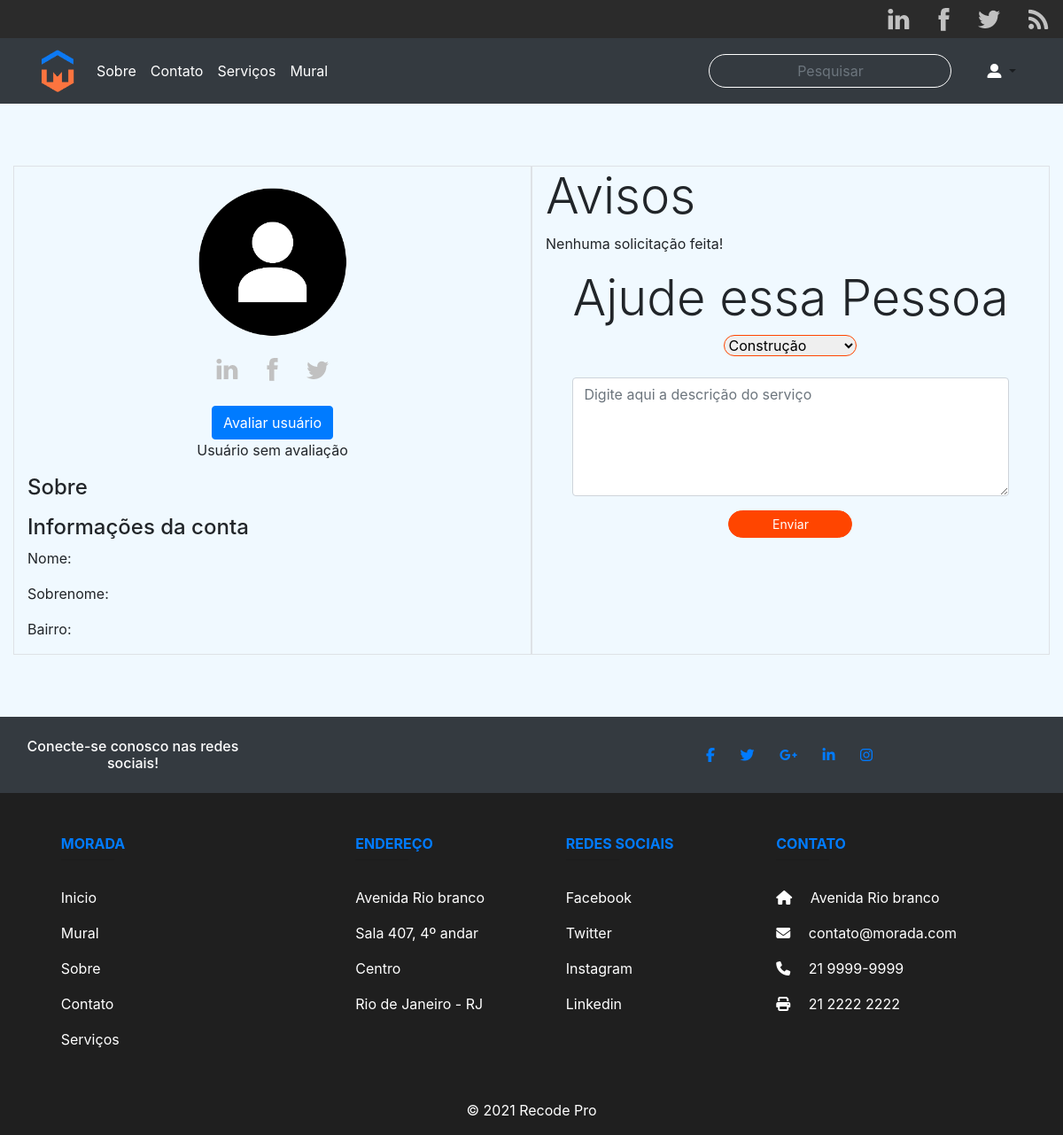
/perfilpublico.php?id=1, run on an earlier commit of the app's database.
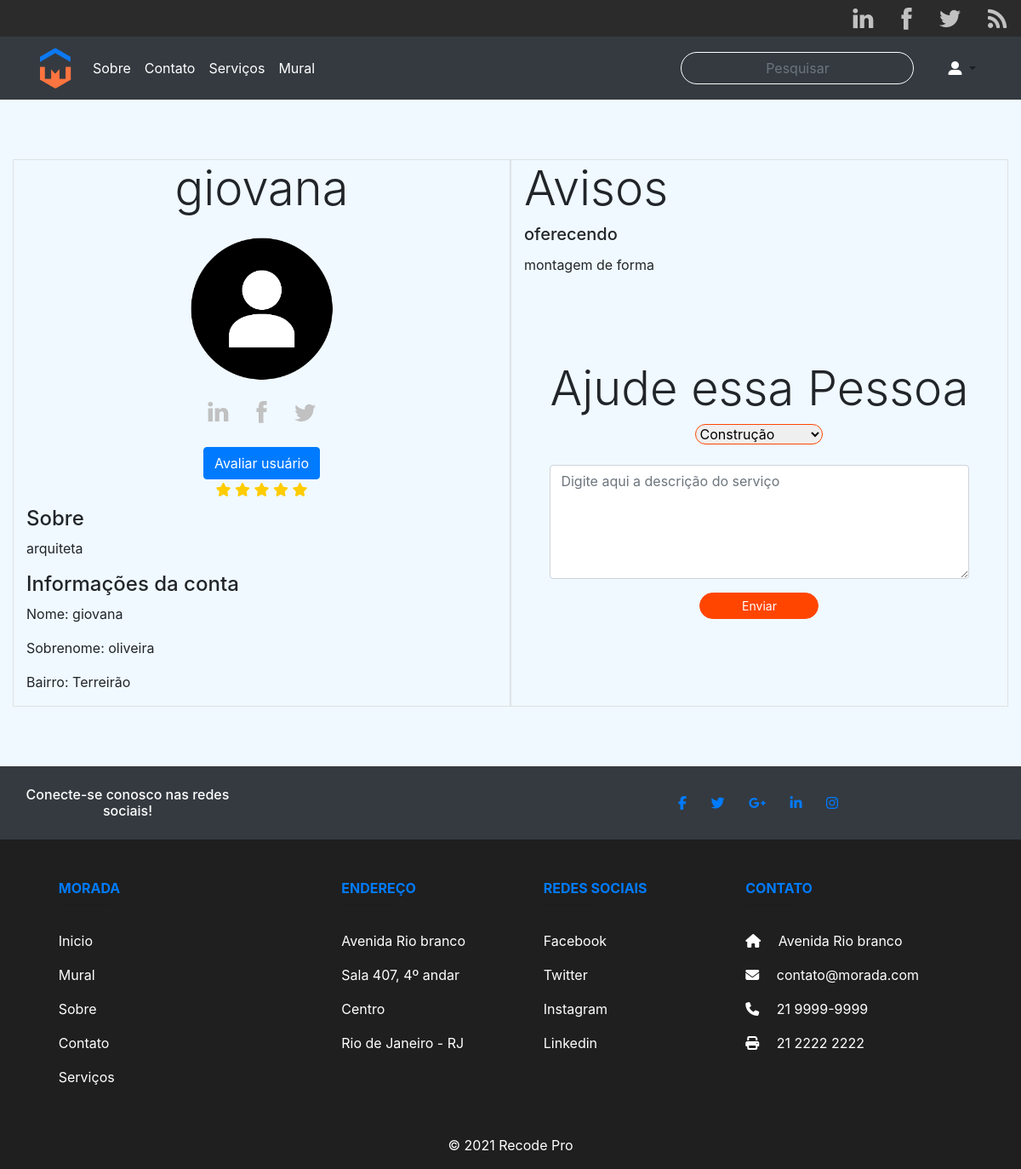
And on a later commit of the database.
### tables this page shows
CREATE TABLE `usuarios` (
  `idusuario` int NOT NULL AUTO_INCREMENT,
  `nome` varchar(45) DEFAULT NULL,
  `sobrenome` varchar(45) DEFAULT NULL,
  `email` varchar(45) DEFAULT NULL,
  `senha` varchar(45) DEFAULT NULL,
  `sobre` varchar(45) DEFAULT NULL,
  `endereco` varchar(45) DEFAULT NULL,
  `bairro` varchar(45) DEFAULT NULL,
  `cep` varchar(45) DEFAULT NULL,
  `telefone` varchar(45) DEFAULT NULL,
  `complemento` varchar(45) DEFAULT NULL,
  `estrela` varchar(45) DEFAULT NULL,
  PRIMARY KEY (`idusuario`)
);

CREATE TABLE `servicos` (
  `idservicos` int NOT NULL AUTO_INCREMENT,
  `usuario` int DEFAULT NULL,
  `tipo` varchar(45) DEFAULT NULL,
  `categoria` varchar(45) DEFAULT NULL,
  `descricao` varchar(700) DEFAULT NULL,
  `email` varchar(45) DEFAULT NULL,
  `parceiro` varchar(100) DEFAULT NULL,
  `mensagem` varchar(500) DEFAULT NULL,
  PRIMARY KEY (`idservicos`),
  KEY `fk_servicos_idx` (`usuario`),
  CONSTRAINT `fk_servicos` FOREIGN KEY (`usuario`) REFERENCES `usuarios` (`idusuario`)
);

### perfilpublico.php (the view, shortened to what the changed rows need)
<?php
include('./php/actions/conexaodb.php');
$id = filter_input(INPUT_GET, 'id', FILTER_SANITIZE_NUMBER_INT);
$query = "SELECT * FROM usuarios JOIN servicos ON usuarios.idusuario = servicos.usuario WHERE idusuario = $id ; ";
$result = $conn->query($query);
$data = mysqli_fetch_assoc($result);
$query2 ="SELECT * FROM usuarios WHERE idusuario = $id;";
$result2 = $conn->query($query2);
$data2 = mysqli_fetch_assoc($result2);
?>
<!DOCTYPE html>
<html lang="en">
<head>
    <link rel="stylesheet" type="text/css" href="./css/main.css">
    <link rel="stylesheet" type="text/css" href="./css/avaliacao.css">
    <link rel="stylesheet" href="https://stackpath.bootstrapcdn.com/bootstrap/4.1.3/css/bootstrap.min.css">
    <link rel="stylesheet" href=" http://netdna.bootstrapcdn.com/font-awesome/4.0.3/css/font-awesome.min.css">
</head>
<?php
require "./php/includes/menu.php";
?>
<body>
    <div class="container-fluid">
        <div class="container-fluid" style="margin-bottom:70px; margin-top:70px;">
            <div class="row">
                <div class="col-sm border">
                    <h3 class="display-4 text-center"> <?php echo $data['nome']; ?></h3>
                    <div class="text-center"><img src="img/icones/profile-icon.png" style="width:200px; height:200px" alt=""></div>
                    <main>
                        <div>
                            <ul class="nav justify-content-center">
                            </ul>
                            <div class="estrelas">
                                <div>
                                <?php if($data2['estrela']) {
                                    $ava = $data2['estrela']; ?>
                                <?php
                                if ($ava > 0 and $ava < 2) { ?>
                                    <label for="estrela_cinco"><i class="fa"></i></label>
                                    <input type="radio" id="estrela_um" name="estrela" value="1">
                                <?php } else if ($ava > 1 and $ava < 3) { ?>
                                    <label for="estrela_cinco"><i class="fa"></i></label>
                                    <label for="estrela_cinco"><i class="fa"></i></label>
                                <?php } else if ($ava > 2 and $ava < 4) { ?>
                                    <label for="estrela_cinco"><i class="fa"></i></label>
                                    <label for="estrela_cinco"><i class="fa"></i></label>
                                    <label for="estrela_cinco"><i class="fa"></i></label>
                                <?php } else if ($ava > 4 and $ava < 6) { ?>
                                    <label for="estrela_cinco"><i class="fa"></i></label>
                                    <label for="estrela_cinco"><i class="fa"></i></label>
                                    <label for="estrela_cinco"><i class="fa"></i></label>
                                    <label for="estrela_cinco"><i class="fa"></i></label>
                                    <label for="estrela_cinco"><i class="fa"></i></label>
                                <?php }
                                } else {?>
                                    <p>Usuário sem avaliação</p>
                                <?php } ?>
                                </div>
                            </div>
                        </div>
                        <h4>Sobre</h4>
                        <p><?php echo $data['sobre']; ?>
                        </p>
                        <h4>Informações da conta</h4>
                        <p>Nome: <?php echo $data['nome']; ?> </p>
                        <p>Sobrenome: <?php
                                        echo $data['sobrenome']; ?> </p>
                        <p>Bairro: <?php
                                    echo $data['bairro']; ?>
                        </p>
                </div>
                <div class="col-sm border">
                    <h4 class="display-4">Avisos</h4>
                    <?php
                    $result = $conn->query($query);
                    if ($result->num_rows > 0) {
                        while ($row = $result->fetch_assoc()) {
                    ?>
                            <div class="Card" style="width: 18rem;">
                                    <h5 class="card-title"><?php echo $row['tipo'] ?></h5>
                                    <p class="card-text"><?php echo $row['descricao']; ?></p>
                            </div>
                            <br>
                    <?php
                        }
                    } else {
                        echo '<p>' . 'Nenhuma solicitação feita!' . '<p>';
                    }
                    ?>
                </div>
            </div>
        </div>
    </div>
</body>
</html>

What changed in the data, as far as the page shows it:
now on this page (row edited): usuarios: nome "giovana", sobre "arquiteta", sobrenome "oliveira", bairro "Terreirão"
changed usuarios: estrela empty → "5" (drawn)
now on this page (row edited): servicos: tipo "oferecendo", descricao "montagem de forma"
Also different on the page:
text no longer shown: "Usuário sem avaliação Nenhuma solicitação feita!"
